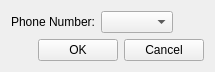
<?xml version="1.0" encoding="UTF-8"?>
<ui version="4.0">
 <class>ChoosePhoneNumber</class>
 <widget class="AnimatedDialog" name="ChoosePhoneNumber">
  <property name="geometry">
   <rect>
    <x>0</x>
    <y>0</y>
    <width>215</width>
    <height>69</height>
   </rect>
  </property>
  <property name="windowTitle">
   <string>Form</string>
  </property>
  <property name="autoFillBackground">
   <bool>true</bool>
  </property>
  <layout class="QVBoxLayout" name="verticalLayout">
   <item>
    <layout class="QHBoxLayout" name="horizontalLayout">
     <item>
      <widget class="QLabel" name="label">
       <property name="text">
        <string>Phone Number:</string>
       </property>
      </widget>
     </item>
     <item>
      <widget class="QComboBox" name="comboBox"/>
     </item>
     <item>
      <spacer name="horizontalSpacer">
       <property name="orientation">
        <enum>Qt::Horizontal</enum>
       </property>
       <property name="sizeHint" stdset="0">
        <size>
         <width>40</width>
         <height>20</height>
        </size>
       </property>
      </spacer>
     </item>
    </layout>
   </item>
   <item>
    <layout class="QHBoxLayout" name="horizontalLayout_2">
     <item>
      <spacer name="horizontalSpacer_2">
       <property name="orientation">
        <enum>Qt::Horizontal</enum>
       </property>
       <property name="sizeHint" stdset="0">
        <size>
         <width>40</width>
         <height>20</height>
        </size>
       </property>
      </spacer>
     </item>
     <item>
      <widget class="QPushButton" name="pushButton_OK">
       <property name="styleSheet">
        <string notr="true">background: url(:/button.png);</string>
       </property>
       <property name="text">
        <string>OK</string>
       </property>
      </widget>
     </item>
     <item>
      <widget class="QPushButton" name="pushButton_Cancel">
       <property name="styleSheet">
        <string notr="true">background: url(:/button.png);</string>
       </property>
       <property name="text">
        <string>Cancel</string>
       </property>
       <property name="autoDefault">
        <bool>true</bool>
       </property>
       <property name="default">
        <bool>false</bool>
       </property>
       <property name="flat">
        <bool>false</bool>
       </property>
      </widget>
     </item>
    </layout>
   </item>
  </layout>
 </widget>
 <customwidgets>
  <customwidget>
   <class>AnimatedDialog</class>
   <extends>QWidget</extends>
   <header>animateddialog.h</header>
   <container>1</container>
  </customwidget>
 </customwidgets>
 <resources/>
 <connections/>
</ui>
